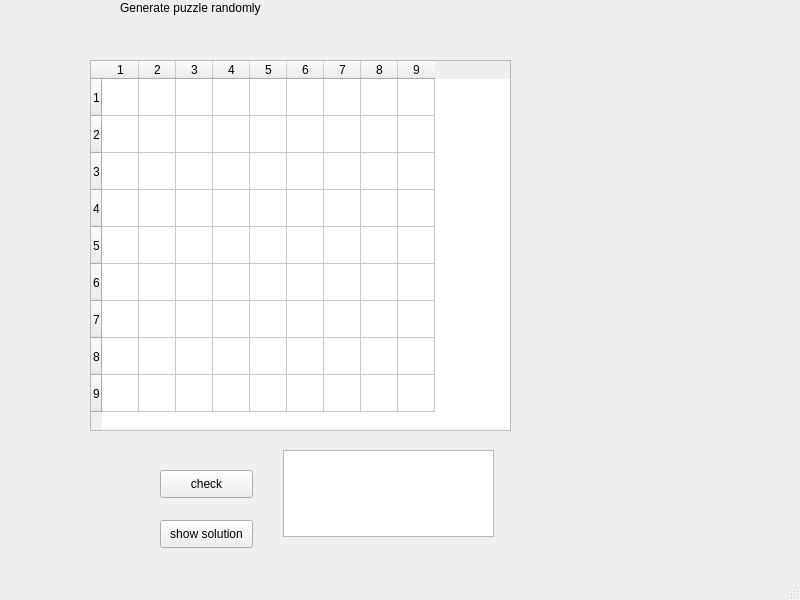
<?xml version="1.0" encoding="UTF-8"?>
<ui version="4.0">
 <class>D3</class>
 <widget class="QMainWindow" name="D3">
  <property name="geometry">
   <rect>
    <x>0</x>
    <y>0</y>
    <width>800</width>
    <height>600</height>
   </rect>
  </property>
  <property name="windowTitle">
   <string>MainWindow</string>
  </property>
  <widget class="QWidget" name="centralwidget">
   <widget class="QTextEdit" name="textEdit">
    <property name="geometry">
     <rect>
      <x>283</x>
      <y>450</y>
      <width>211</width>
      <height>87</height>
     </rect>
    </property>
   </widget>
   <widget class="QLabel" name="label">
    <property name="geometry">
     <rect>
      <x>120</x>
      <y>0</y>
      <width>148</width>
      <height>16</height>
     </rect>
    </property>
    <property name="text">
     <string>Generate puzzle randomly</string>
    </property>
   </widget>
   <widget class="QPushButton" name="pushButton">
    <property name="geometry">
     <rect>
      <x>160</x>
      <y>470</y>
      <width>93</width>
      <height>28</height>
     </rect>
    </property>
    <property name="text">
     <string>check</string>
    </property>
   </widget>
   <widget class="QPushButton" name="pushButton_2">
    <property name="geometry">
     <rect>
      <x>160</x>
      <y>520</y>
      <width>93</width>
      <height>28</height>
     </rect>
    </property>
    <property name="text">
     <string>show solution</string>
    </property>
   </widget>
   <widget class="QTableWidget" name="tableWidget">
    <property name="geometry">
     <rect>
      <x>90</x>
      <y>60</y>
      <width>421</width>
      <height>371</height>
     </rect>
    </property>
    <property name="rowCount">
     <number>9</number>
    </property>
    <property name="columnCount">
     <number>9</number>
    </property>
    <attribute name="horizontalHeaderDefaultSectionSize">
     <number>37</number>
    </attribute>
    <attribute name="horizontalHeaderMinimumSectionSize">
     <number>37</number>
    </attribute>
    <attribute name="verticalHeaderMinimumSectionSize">
     <number>37</number>
    </attribute>
    <row/>
    <row/>
    <row/>
    <row/>
    <row/>
    <row/>
    <row/>
    <row/>
    <row/>
    <column/>
    <column/>
    <column/>
    <column/>
    <column/>
    <column/>
    <column/>
    <column/>
    <column/>
   </widget>
  </widget>
  <widget class="QMenuBar" name="menubar">
   <property name="geometry">
    <rect>
     <x>0</x>
     <y>0</y>
     <width>800</width>
     <height>25</height>
    </rect>
   </property>
  </widget>
  <widget class="QStatusBar" name="statusbar"/>
 </widget>
 <resources/>
 <connections/>
</ui>
